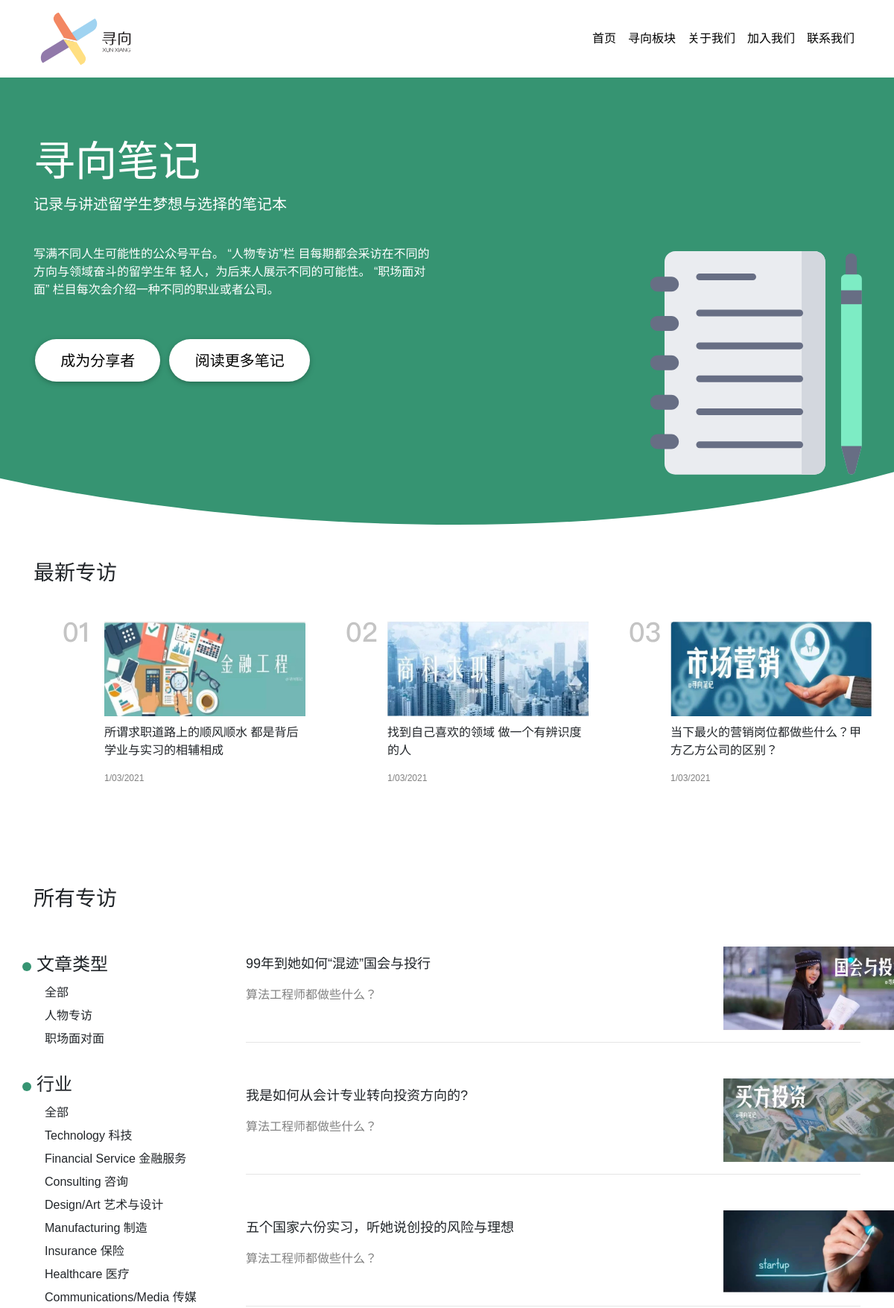
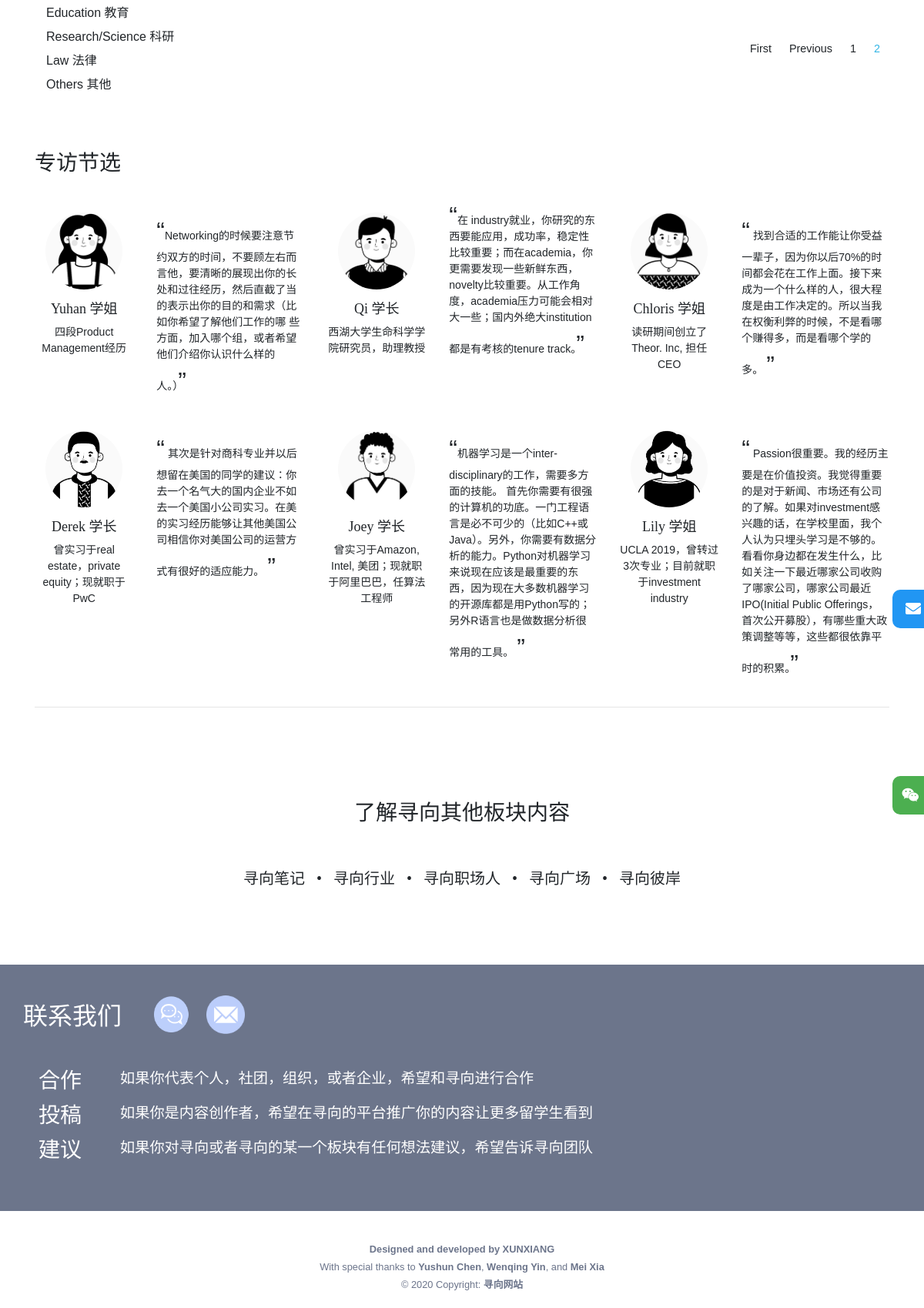
Screenshot of /biji/post/finance/?page=2 with the database file from the repository (2 pictures, top to bottom).
### BiJiPage/models.py (models this page shows, shortened)
class Post(models.Model):
    title = models.CharField(max_length = 200)
    abstract = models.TextField()
    URL = models.CharField(max_length = 200,default = 'https://')
    category = models.CharField(max_length = 10,choices = CATEGORY_CHOICE,default = 'tech')
    image = models.ImageField(default = 'default.jpg',upload_to='display_pic')
    date_publish = models.DateTimeField(default = timezone.now)
    author =models.ForeignKey(User,on_delete=models.CASCADE)

### BiJiPage/views.py (the view)
# urls.py: path('post/finance/',views.BijiFinListView.as_view(),name='BIJI-Finan'),
class BijiFinListView(ListView):
    template_name = home_template
    queryset = Post.objects.all()
    def get_context_data(self, **kwargs):
        queryset = Post.objects.filter(category = 'finan').all().order_by('-date_publish')
        paginator, page, queryset, is_paginated = self.paginate_queryset(queryset,5)
        context = {
            'paginator': paginator,
            'page_obj': page,
            'is_paginated': is_paginated,
            'object_list': queryset
        }
        context['original'] = Post.objects.all().order_by('-date_publish')
        context['filtered'] = queryset
        context.update(kwargs)
        return super().get_context_data(**context)

### BiJiPage/templates/BiJiPage/biji_home.html (shortened to what this page needs)
{% extends "IndexPage/base.html"%}
{% load static %}
{% load cat_filter %}
{%block content%}
<section id="begin">
  <div class="container" style="height: 10rem;">
      <h1 class="display-4" style="color: white; padding-top: 5rem;">寻向笔记</h1>
      <p class="lead" style="color: white;">记录与讲述留学生梦想与选择的笔记本</p>
      <br>
      <div class="row" style="height: 200px;">
          <div class="col-lg-6">
              <p style="color: white; font-size: 1rem;">
                  写满不同人生可能性的公众号平台。 “人物专访”栏 目每期都会采访在不同的方向与领域奋斗的留学生年 轻人，为后来人展示不同的可能性。 “职场面对面” 栏目每次会介绍一种不同的职业或者公司。
              </p>
          </div>
          <div class="col-lg-2"></div>
          <div class="col-lg-4">
              <img src="{% static 'IndexPage/img/notes/notebook.svg' %}" width="300px" height="300px"
                  style="position: relative; bottom: -8px; left: 60px;" alt="maskperson">
          </div>
      </div>
      <div class="row" style="margin-left: -4px;">
          <a type="button" class="btn button-text"
              style="background-color: white; color: black; position: relative; bottom: 5rem; border-radius: 30px;">成为分享者</a>
          <a data-toggle="modal" data-target="#contactinfo" type="button" class="btn button-text"
              style="background-color: white; color: black; position: relative; bottom: 5rem; border-radius: 30px;">阅读更多笔记</a>
      </div>
  </div>
</section>
{%endblock content%}
{% block module %}
<div class="container">
  <section class="mt-5 wow fadeIn">
      <h2 class="my-5 h2" style="font-size: 28px;">最新专访</h2>
      <div class="row">
          <div class="col-md-1"><img src="{% static 'IndexPage/img/notes/01.svg'%}" class="post-num" alt="01"></div>
          <div class="col-md-3">
              <a href="{{original.0.URL}}">
                  <img src="{{original.0.image.url}}" class="new-post">
                  <p class="article-text">{{original.0.title}}</p>
              </a>
              <p style="color: grey; font-size: 12px;">{{original.0.date_publish|date:'n/d/Y'}}</p>
          </div>
          <div class="col-md-1"><img src="{% static 'IndexPage/img/notes/02.svg'%}" class="post-num" alt="02"></div>
          <div class="col-md-3">
            <a href="{{original.1.URL}}">
                <img src="{{original.1.image.url}}" class="new-post">
                <p class="article-text">{{original.1.title}}</p>
            </a>
            <p style="color: grey; font-size: 12px;">{{original.1.date_publish|date:'n/d/Y'}}</p>
          </div>
          <div class="col-md-1"><img src="{% static 'IndexPage/img/notes/03.svg'%}" class="post-num" alt="03"></div>
          <div class="col-md-3">
            <a href="{{original.2.URL}}">
                <img src="{{original.2.image.url}}" class="new-post">
                <p class="article-text">{{original.2.title}}</p>
            </a>
            <p style="color: grey; font-size: 12px;">{{original.2.date_publish|date:'n/d/Y'}}</p>
          </div>
      </div>
    <br><br><br>
    <h2 class="my-5 h2" style="font-size: 28px;" id="post_start">所有专访</h2>
    <div class="row">
        <div class="col-md-3">
            <div class="row">
                <img src="{% static 'IndexPage/img/notes/greendot.svg'%}" alt="dot">
                <h3 style="font-size: 24px; margin: 10px 0 15px 7px;">文章类型</h3>
            </div>
            <div class="sidelinks">
                <p><a href="#">全部</a></p>
                <p><a href="#">人物专访</a></p>
                <p><a href="#">职场面对面</a></p>
            </div>
            <div class="row">
                <img src="{% static 'IndexPage/img/notes/greendot.svg'%}" alt="dot">
                <h3 style="font-size: 24px; margin: 10px 0 15px 7px">行业</h3>
            </div>
            <div class="sidelinks">
                <p><a href="{%url 'BIJI-Home'%}#post_start">全部</a></p>
                <p><a href="{%url 'BIJI-Tech'%}#post_start">Technology 科技</a></p>
                <p><a href="{%url 'BIJI-Finan'%}#post_start">Financial Service 金融服务</a></p>
                <p><a href="{%url 'BIJI-Consult'%}#post_start">Consulting 咨询</a></p>
                <p><a href="{%url 'BIJI-Art'%}#post_start">Design/Art 艺术与设计</a></p>
                <p><a href="{%url 'BIJI-Manu'%}#post_start">Manufacturing 制造</a></p>
                <p><a href="{%url 'BIJI-Insur'%}#post_start">Insurance 保险</a></p>
                <p><a href="{%url 'BIJI-Health'%}#post_start">Healthcare 医疗</a></p>
                <p><a href="{%url 'BIJI-Media'%}#post_start">Communications/Media 传媒</a></p>
                <p><a href="{%url 'BIJI-Edu'%}#post_start">Education 教育</a></p>
                <p><a href="{%url 'BIJI-Research'%}#post_start">Research/Science 科研</a></p>
                <p><a href="{%url 'BIJI-Law'%}#post_start">Law 法律</a></p>
                <p><a href="{%url 'BIJI-Other'%}#post_start">Others 其他</a></p>
            </div>
          </div>
          <div class="col-md-9">
            {% for post in filtered%}
                <div class="row">
                    <div class="col-md-9">
                        <a href="{{post.URL}}" target="_blank">
                            <p style="font-weight: 500; font-size: 18px; margin-top: 10px;">
                                {{post.title}}</p>
                            <p style="color: grey; font-size: 16px;">{{post.abstract}}</p>
                        </a>
                    </div>
                    <div class="col-md-3">
                        <img class="article-img" src="{{post.image.url}}" alt="Placeholder">
                    </div>
                </div>
                <hr class="mb-5">
            {%endfor%}
            {% if is_paginated %}
                <ul class="pagination justify-content-end">
                    {% if page_obj.has_previous %}
                    <li class="page-item"><a class="page-link" href="?page=1#post_start">First</a></li>
                    <li class="page-item"><a class="page-link" href="?page={{page_obj.previous_page_number }}#post_start">Previous</a></li>
                    {% endif %}
                    {% for num in page_obj.paginator.page_range %}
                        {% if page_obj.number == num %}
                            <li class="page-item"><a class="page-link text-info" href="?page={{num}}#post_start">{{num}}</a></li>
                        {% elif num > page_obj.number|add:'-3' and page_obj.number > num|add:'-3'%}
                            <li class="page-item"><a class="page-link" href="?page={{num}}#post_start">{{num}}</a></li>
                        {% endif %}
                    {% endfor %}
                </ul>
            {% endif %}
          </div>
      </div>
    </section>
<section class="mt-5 wow fadeIn">
    <h2 class="my-5 h2" style="font-size: 28px;">专访节选</h2>
    <div class="row">
        <div class="col-md-4">
            <div class="row">
                <div class="col-md-5 text-center">
                    <img class="avatar-img-2" src="{%static 'IndexPage/img/notes/yuhan.png'%}" style="margin-bottom: 15px;"
                        alt="avatar">
                    <h5 style="font-size: 18px;">Yuhan 学姐</h5>
                    <p style="font-size: 14px;">四段Product Management经历</p>
                </div>
                <div class="col-md-7">
                    <p style="font-size: 14px;"><b
                            style="font-size: 2rem;">“</b>Networking的时候要注意节约双方的时间，不要顾左右而言他，要清晰的展现出你的长
                        处和过往经历，然后直截了当的表示出你的目的和需求（比如你希望了解他们工作的哪
                        些方面，加入哪个组，或者希望他们介绍你认识什么样的人。）<b style="font-size: 2rem;">”</b></p>
                </div>
            </div>
        </div>
        <div class="col-md-4">
            <div class="row">
                <div class="col-md-5 text-center">
                    <img class="avatar-img-2" src="{%static 'IndexPage/img/notes/qi.png'%}" style="margin-bottom: 15px;"
                        alt="avatar">
                    <h5 style="font-size: 18px;">Qi 学长</h5>
                    <p style="font-size: 14px;">西湖大学生命科学学院研究员，助理教授</p>
                </div>
                <div class="col-md-7">
                    <p style="font-size: 14px;"><span style="font-size: 2rem; line-height: 5px;">“</span>在
                        industry就业，你研究的东西要能应用，成功率，稳定性比较重要；而在academia，你更需要发现一些新鲜东西，novelty比较重要。从工作角度，academia压力可能会相对大一些；国内外绝大institution都是有考核的tenure
                        track。<span style="font-size: 2rem;">”</span></p>
                </div>
            </div>
        </div>
        <div class="col-md-4">
            <div class="row">
                <div class="col-md-5 text-center">
                    <img class="avatar-img-2" src="{%static 'IndexPage/img/notes/chloris.png'%}" style="margin-bottom: 15px;"
                        alt="avatar">
                    <h5 style="font-size: 18px;">Chloris 学姐</h5>
                    <p style="font-size: 14px;">读研期间创立了Theor. Inc, 担任CEO</p>
                </div>
                <div class="col-md-7">
                    <p style="font-size: 14px;"><b style="font-size: 2rem;">“</b>
                        找到合适的工作能让你受益一辈子，因为你以后70%的时间都会花在工作上面。接下来成为一个什么样的人，很大程度是由工作决定的。所以当我在权衡利弊的时候，不是看哪个赚得多，而是看哪个学的多。
                        <b style="font-size: 2rem;">”</b>
                    </p>
                </div>
            </div>
        </div>
    </div>
    <br>
    <div class="row">
        <div class="col-md-4">
            <div class="row">
                <div class="col-md-5 text-center">
                    <img class="avatar-img-2" src="{%static 'IndexPage/img/notes/derek.png'%}" style="margin-bottom: 15px;"
                        alt="avatar">
                    <h5 style="font-size: 18px;">Derek 学长</h5>
                    <p style="font-size: 14px;">曾实习于real estate，private equity；现就职于PwC</p>
                </div>
                <div class="col-md-7">
                    <p style="font-size: 14px;"><b style="font-size: 2rem;">“</b>
                        其次是针对商科专业并以后想留在美国的同学的建议：你去一个名气大的国内企业不如去一个美国小公司实习。在美的实习经历能够让其他美国公司相信你对美国公司的运营方式有很好的适应能力。
                        <b style="font-size: 2rem;">”</b>
                    </p>
                </div>
            </div>
        </div>
        <div class="col-md-4">
            <div class="row">
                <div class="col-md-5 text-center">
                    <img class="avatar-img-2" src="{%static 'IndexPage/img/notes/joey.png'%}" style="margin-bottom: 15px;"
                        alt="avatar">
                    <h5 style="font-size: 18px;">Joey 学长</h5>
                    <p style="font-size: 14px;">曾实习于Amazon, Intel, 美团；现就职于阿里巴巴，任算法工程师</p>
                </div>
                <div class="col-md-7">
                    <p style="font-size: 14px;"><b
                            style="font-size: 2rem;">“</b>机器学习是一个inter-disciplinary的工作，需要多方面的技能。
                        首先你需要有很强的计算机的功底。一门工程语言是必不可少的（比如C++或Java）。另外，你需要有数据分析的能力。Python对机器学习来说现在应该是最重要的东西，因为现在大多数机器学习的开源库都是用Python写的；另外R语言也是做数据分析很常用的工具。
                        <b style="font-size: 2rem;">”</b>
                    </p>
                </div>
            </div>
        </div>
        <div class="col-md-4">
            <div class="row">
                <div class="col-md-5 text-center">
                    <img class="avatar-img-2" src="{%static 'IndexPage/img/notes/lily.png'%}" style="margin-bottom: 15px;"
                        alt="avatar">
                    <h5 style="font-size: 18px;">Lily 学姐</h5>
                    <p style="font-size: 14px;">UCLA 2019，曾转过3次专业；目前就职于investment industry</p>
                </div>
                <div class="col-md-7">
                    <p style="font-size: 14px;"><b style="font-size: 2rem;">“</b>
                        Passion很重要。我的经历主要是在价值投资。我觉得重要的是对于新闻、市场还有公司的了解。如果对investment感兴趣的话，在学校里面，我个人认为只埋头学习是不够的。看看你身边都在发生什么，比如关注一下最近哪家公司收购了哪家公司，哪家公司最近IPO(Initial
                        Public Offerings，首次公开募股），有哪些重大政策调整等等，这些都很依靠平时的积累。<b style="font-size: 2rem;">”</b>
                    </p>
                </div>
            </div>
        </div>
    </div>
</section>
<hr class="mb-5">
<br> <br> <br>
</div>
{% endblock module%}

### IndexPage/static/IndexPage/css/main.css (style rules this page uses)
h1 { font-family: "mainfont-medium"; text-align: left; padding-top: 7rem; font-size: 6rem; }
* { box-sizing: border-box; }
body { font-family: Verdana, sans-serif; margin: 0; }
img { vertical-align: middle; }
.button-text { font-size: 1.25rem; }
.avatar-img-2 { height: 100px; width: 100px; border-radius: 50%; }
.post-num { margin-left: 40px; }
.new-post { width: 270px; height: 127px; }
.sidelinks { margin-left: 15px; margin-bottom: 30px; }
.sidelinks p { font-size: 16px; font-weight: 400; line-height: 15px; }
.article-img { width: 250px; height: 112px; }
.article-text { font-weight: 500; font-size: 16px; margin-top: 10px; width: 270px; }

### IndexPage/templates/IndexPage/base.html (style rules this page uses)
html, body, header, .carousel { height: 60vh; }
p { font-size: 1.2rem; }
h2, h3, h4, h5, h6 { font-family: 'mainfont-medium'; }
a, .brand { color: inherit; }
html { scroll-behavior: smooth; }

### rows the page displays
Post: image (picture), title "所谓求职道路上的顺风顺水 都是背后学业与实习的相辅相成", date_publish "1/03/2021"
Post: image (picture), title "找到自己喜欢的领域 做一个有辨识度的人", date_publish "1/03/2021"
Post: image (picture), title "当下最火的营销岗位都做些什么？甲方乙方公司的区别？", date_publish "1/03/2021"
Post: title "99年到她如何“混迹”国会与投行", abstract "算法工程师都做些什么？", image (picture)
Post: title "我是如何从会计专业转向投资方向的?", abstract "算法工程师都做些什么？", image (picture)
Post: title "五个国家六份实习，听她说创投的风险与理想", abstract "算法工程师都做些什么？", image (picture)

### other values shown
{{ num }} "1"
{{ num }} "2"
